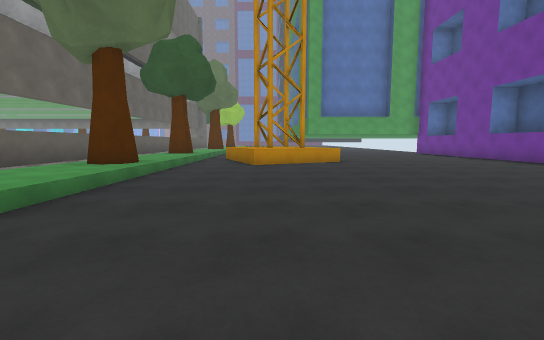
[1] (above)

18 first-person views from a walk through a scene from a Unity 3-D project. The camera is 1.3 m above the floor, tilts 6° down and sees 90° across. The floor is counted in squares, 2 m on a side. Each view is taken from the middle of a square. On the plan, view 1 faces up. The plan holds only what a view shows up to about 9 squares ahead; the rest is blank. The place goes on beyond the plan. The player is left out. Door leaves are left out, so doorways stand open. Surface patterns are stand-ins for the level's own textures.

[2]
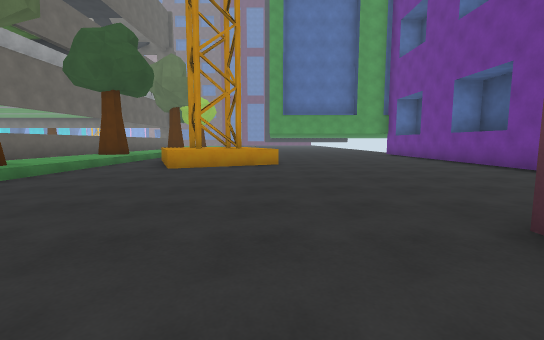

[3]
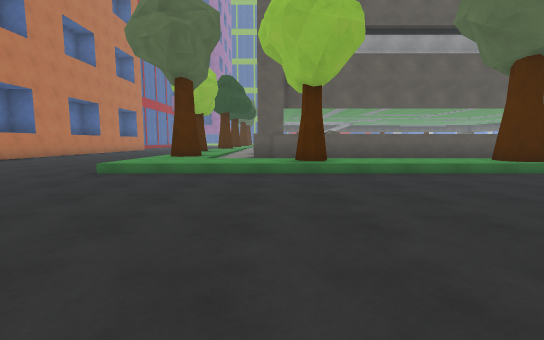

[4]
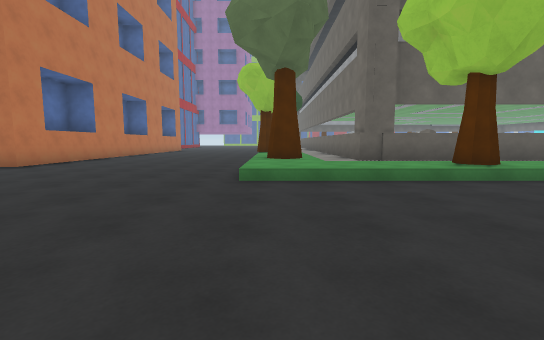

[5]
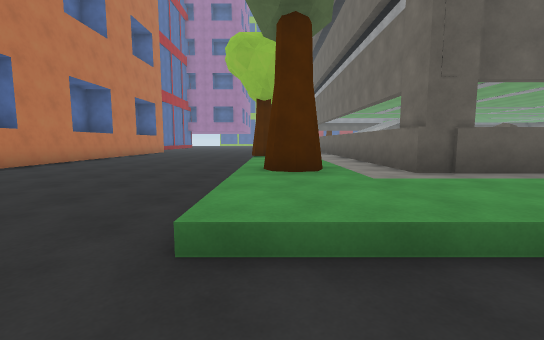

[6]
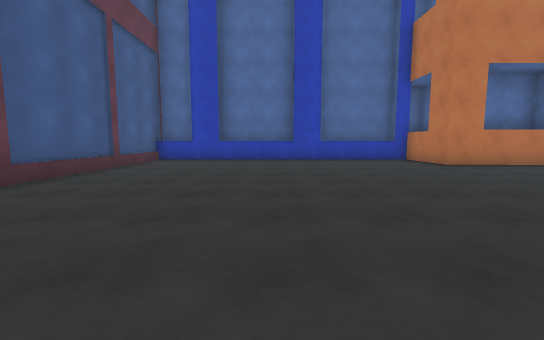

[7]
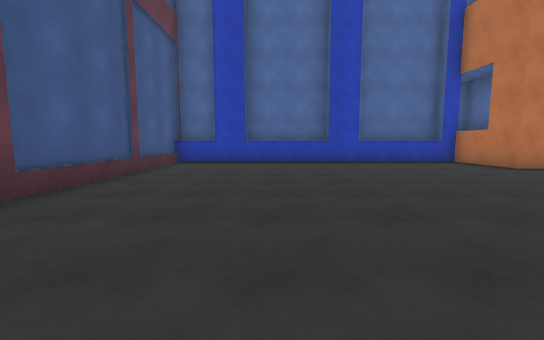

[8]
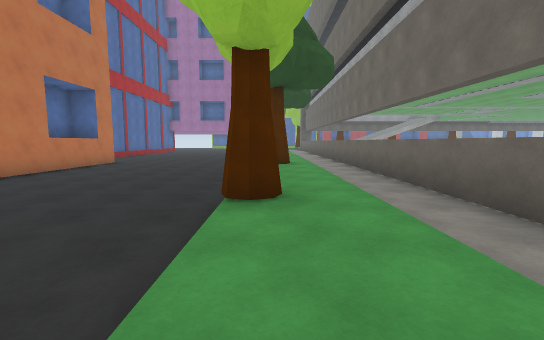

[9]
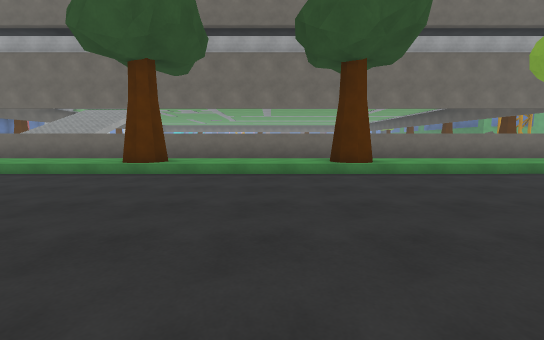

[10]
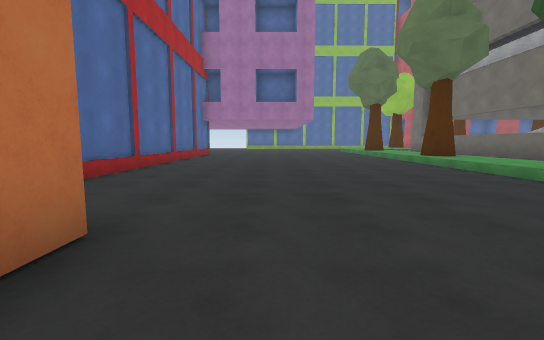

[11]
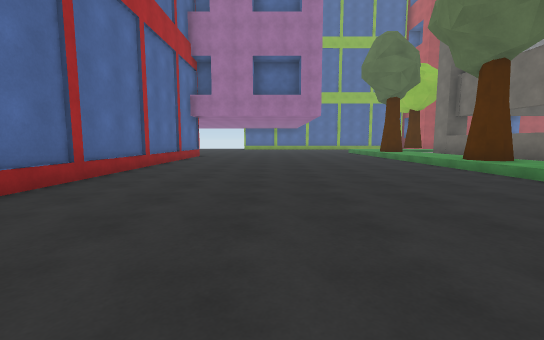

[12]
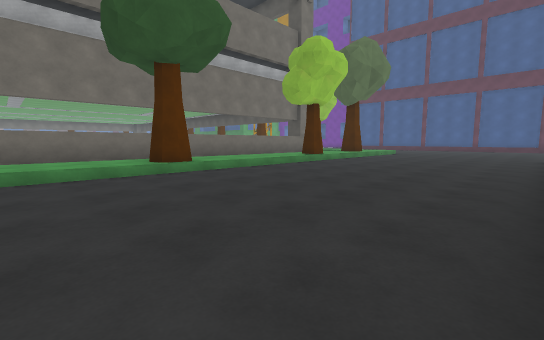

[13]
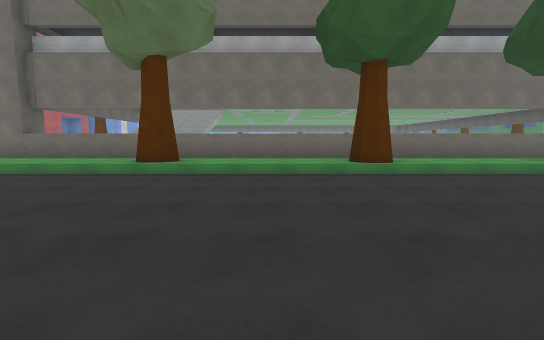

[14]
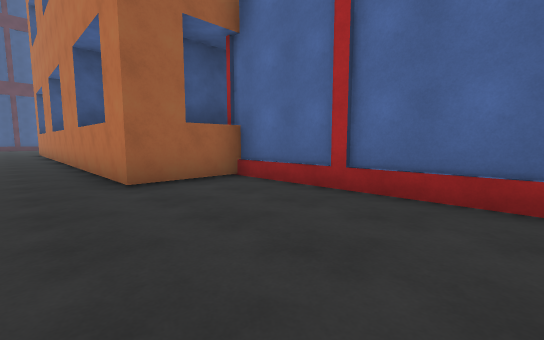

[15]
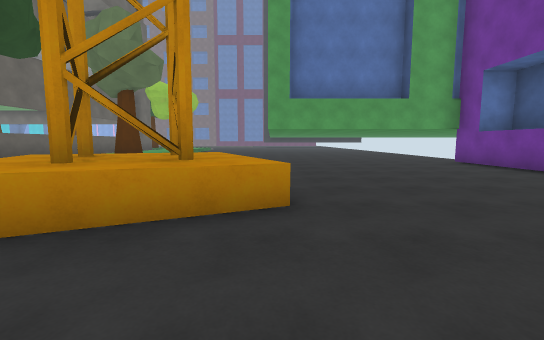

[16]
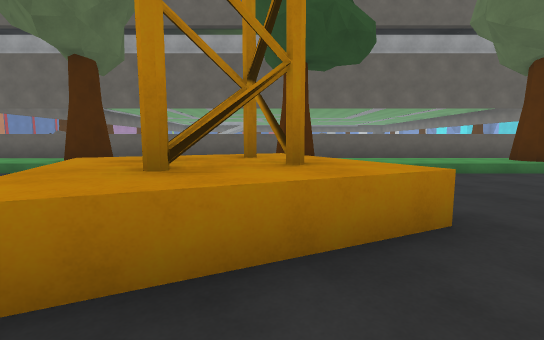

[17]
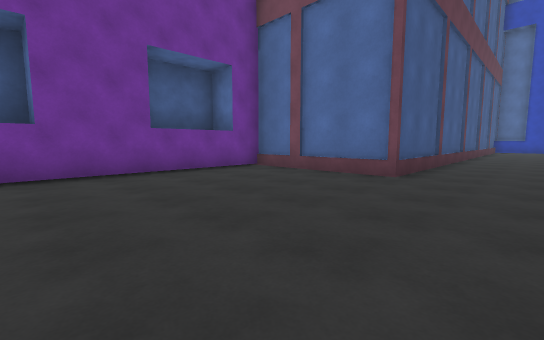

[18]
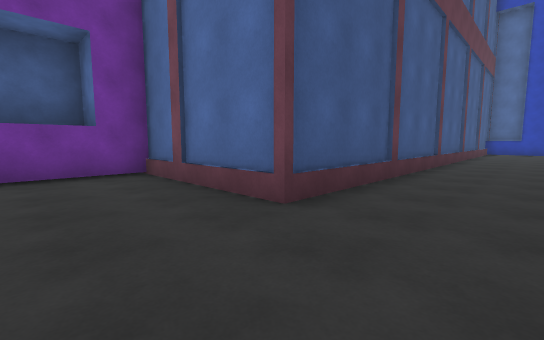

### Floor plan
Key: @ floor where view 1 was taken; # wall or solid block; . main floor; : floor 0.25 m higher than the main floor; + floor 0.5 m higher than the main floor; / step, stairs or slope; ^ raised ledge; T tree; O other object.
Columns run from 26 left of view 1 to 8 right of it. Each row starts with its distance up from view 1.
 15                     # /+.    ......
 14                     # /+..   .....#
 13                     # /+...  .....#
 12                     # /+  ........#
 11                     # TT .^^......#
 10                     # T+.^^^......#
  9                     # /+.^^#^.....#
  8                     # /+..^.......#
  7                     #:/+..........#
  6                     #:/T..........#
  5                     #:/+..........#
  4                     # /+..........#
  3                     # /+......#####
  2                   OO# /+......#
  1                   OO#:/T......#
  0 #####################:/+..@...#
 -1            :::::::::::/+......#
 -2 // ////////////////////+......#
 -3 ++T/+++T++++T++++T+++T++......#
 -4 ..............................#
 -5 ..............................#
 -6 ..............................#
 -7 ..............................#
 -8 ..............................#
 -9 ..............................#
-10 ..........############........#
-11 ..........#          #........#
-12 ###########          ##########

Positions as (right, up) in squares from view 1, and headings:
1: (0, 0), facing up
2: (2, 1), facing up
3: (3, 0), facing left
4: (2, -3), facing left
5: (-1, -3), facing left
6: (0, -2), facing down
7: (1, -3), facing down
8: (-6, -3), facing left
9: (-16, -9), facing up
10: (-15, -8), facing left
11: (-17, -8), facing left
12: (-17, -9), facing up-right
13: (-21, -9), facing up
14: (-21, -8), facing down-right
15: (2, 6), facing up
16: (3, 10), facing left
17: (2, 8), facing down-right
18: (2, 5), facing down-right
